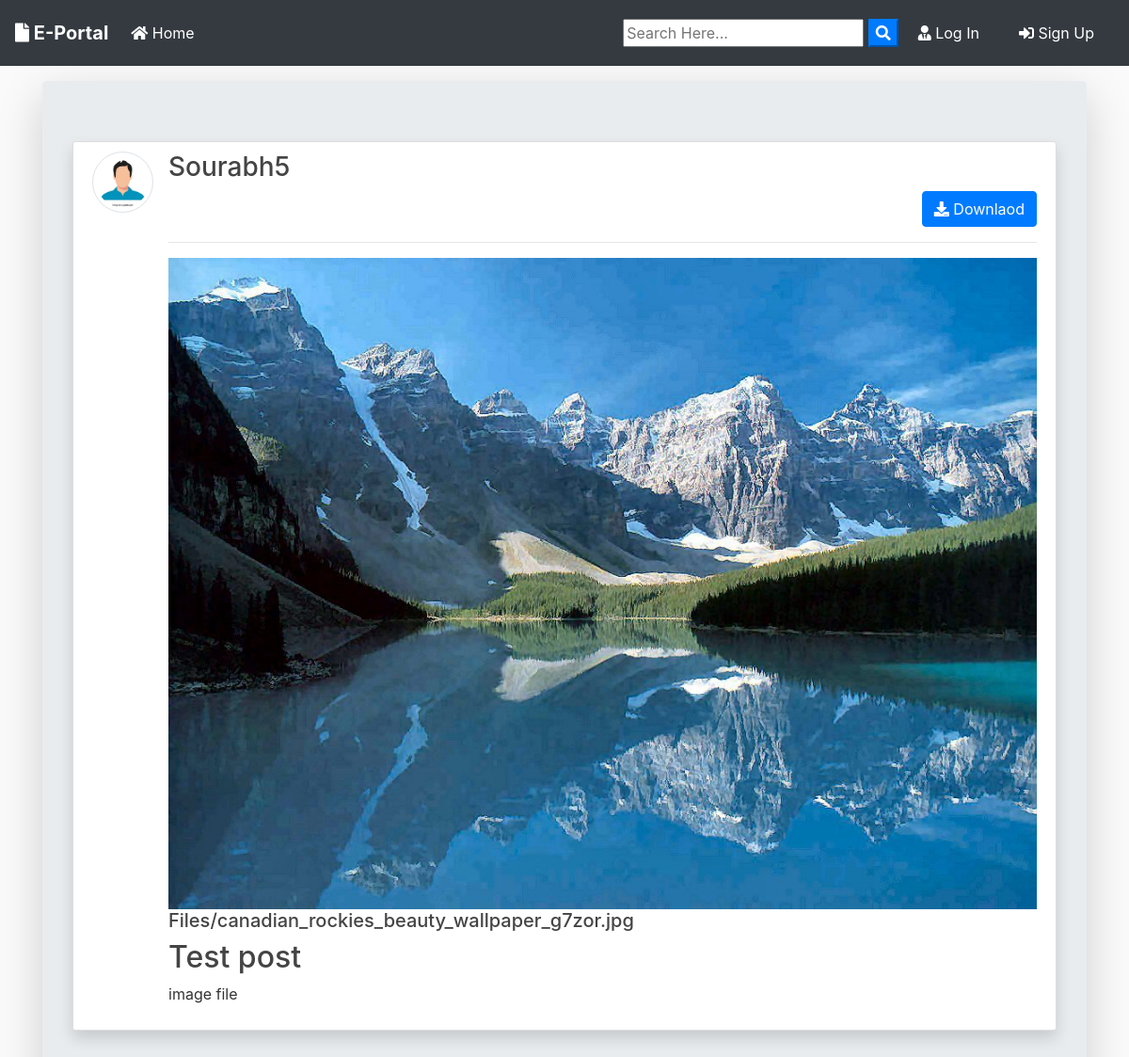
Screenshot of /post/9/ with the database file from the repository.
### blog/models.py (models this page shows, shortened)
class Post(models.Model):
	title = models.CharField(max_length=100)
	file = models.FileField(null=True,blank=True,upload_to='Files')
	content = models.TextField()
	date_posted = models.DateTimeField(default=timezone.now)
	author = models.ForeignKey(User, on_delete=models.CASCADE)
	def extension(self):
		name, extension = os.path.splitext(self.file.name)
		return extension

### users/models.py (models this page shows, shortened)
class Profile(models.Model):
    user = models.OneToOneField(User, on_delete=models.CASCADE)
    image = models.ImageField(default='default.jpg', upload_to='profile_pics')

### blog/views.py (the view)
# urls.py: path('post/<int:pk>/', PostDetailView.as_view(), name='post-detail'),
class PostDetailView(DetailView):
    model = Post
    template_name = 'blog/post_detail.html'

### blog/templates/blog/post_detail.html (shortened to what this page needs)
{% extends "blog/base.html" %}
{% block content %}
<div class="jumbotron mt-3 shadow-lg">
<article class="media content-section shadow ">
   <a href="{{ object.author.profile.image.url }} " target="_blank"> <img src="{{ object.author.profile.image.url }}  " alt="" class="article-img rounded-circle img-thumbnail img-fluid">
   </a>
    <div class="media-body">
      <div class="">
        <div class="d-flex justify-content-between">
        <a class="mr-2 mt-0 mb-0  text-dark" href="{% url 'user-posts' object.author.username  %}"><h3>{{ object.author }}</h3></a>
        </div>
        {% if object.author != user %}
          <div class="form-group mt-0 pt-0 d-flex justify-content-end">
            <a href="{{ object.file.url }}" download class="btn btn-primary flex-last" type="submit"><i class="fas fa-download"></i> Downlaod</a>
          </div>
        {% endif %}
        <hr>
      </div>
      <div>
        {% if object.file %}
          {% if object.extension == '.jpg' or object.extension == 'jpeg' or object.extension == 'png' %}
            <a href="{{ object.file.url }}"  download ><img src="{{ object.file.url }}" alt="" class="img-fluid "></a>
            <a href="{{ object.file.url }}"  download class="text-dark"><h5>{{ object.file }}</h5></a>
          {% else %}
            <a href="{{ object.file.url }}"  download class="text-dark"><h5>{{ object.file }}</h5></a>
          {% endif %}
        {% endif %}
      </div>
      <h2>{{ object.title }}</h2>
      <p class="article-content">{{ object.content }}</p>
    </div>
  </article>
{% endblock content %}

### blog/static/blog/main.css (style rules this page uses)
body { background: #fafafa; color: #333333; margin-top: 0; }
h1, h2, h3, h4, h5, h6 { color: #444444; }
.content-section { background: #ffffff; padding: 10px 20px; border: 1px solid #dddddd; border-radius: 3px; margin-bottom: 20px; }
.article-content { white-space: pre-line; }
.article-img { height: 65px; width: 65px; margin-right: 16px; }

### rows the page displays
Post: author.profile.image (picture), author "Sourabh5", file (picture), file "Files/canadian_rockies_beauty_wallpaper_g7zor.jpg", title "Test post", content "image file"
